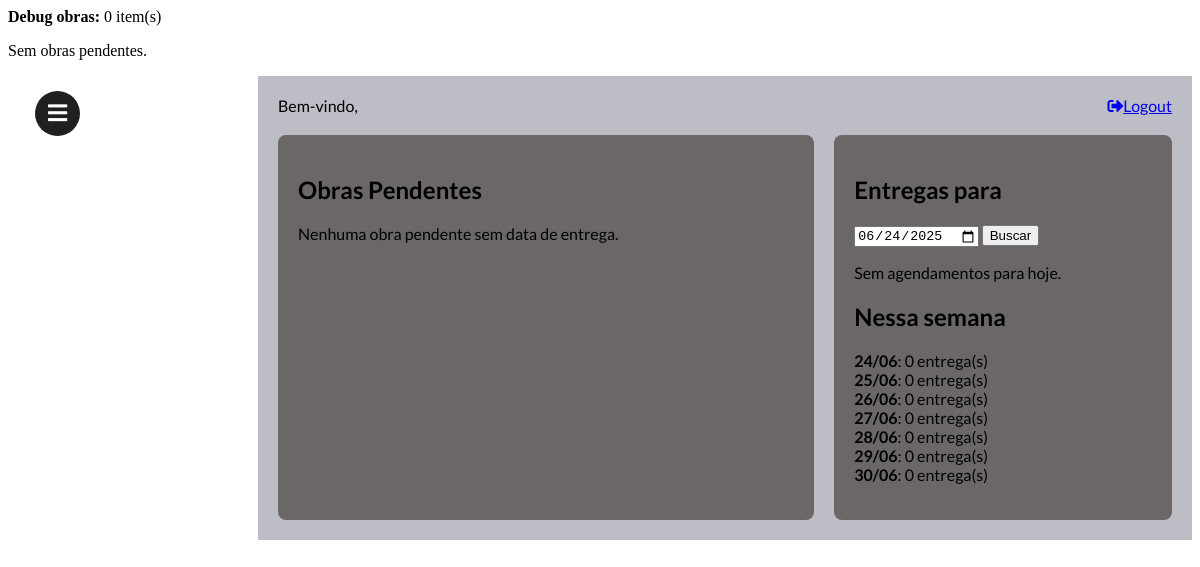
/pagina_inicial/ (signed in), run on an earlier commit of the app's database.
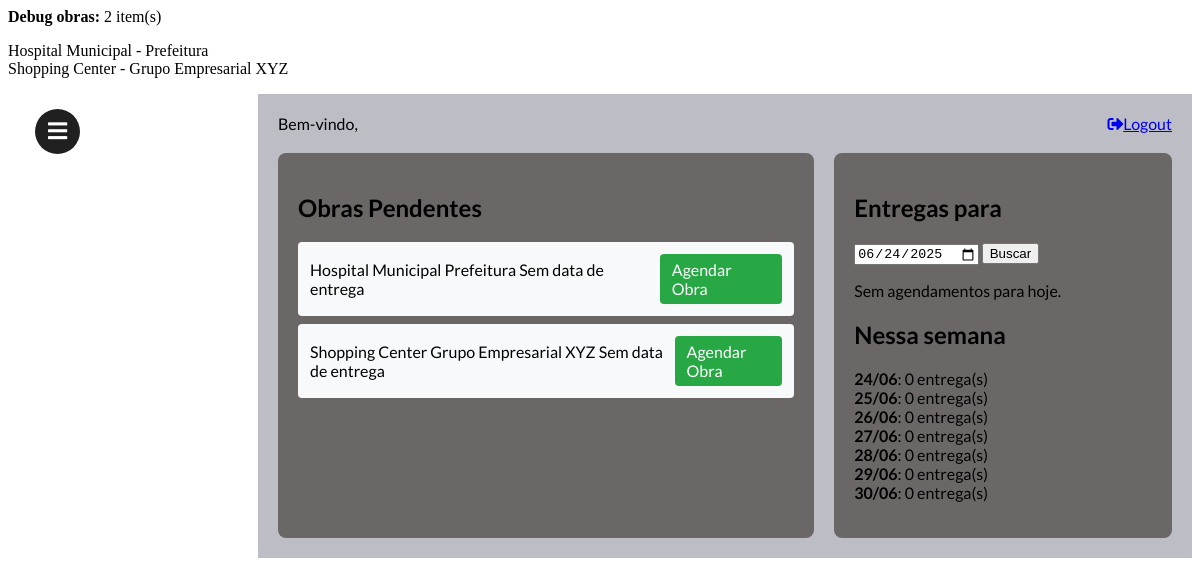
And on a later commit of the database.
### obra/models.py (models this page shows, shortened)
class obra(models.Model):
    nome = models.CharField('nome', max_length=50)
    numero = models.IntegerField('numero controle')
    endereco = models.TextField('endereço', max_length=200, null=True, blank=True)
    data_criacao = models.DateTimeField('Data de criação',auto_now_add=True)
    cliente = models.CharField('nome cliente', max_length=50)
    previsao_entrega = models.DateTimeField('Data prevista para entrega', null=True, blank=True)

### PaginaPrincipal/views.py (the view)
# urls.py: path('', views.index, name='pagina_inicial'),
@login_required
def index(request):
    hoje = date.today()
    agendamentos_hoje = Agendamento.objects.filter(data=hoje)
    obras_sem_previsao = obra.objects.filter(previsao_entrega__isnull=True)
    semana = [hoje + timedelta(days=i) for i in range(7)]
    agenda_semana = {
        dia: Agendamento.objects.filter(data=dia)
        for dia in semana
    }
    return render(request, 'PaginaPrincipal/paginaprincipal.html', {
        'obras_sem_previsao': obras_sem_previsao,
        'agendamentos_hoje': agendamentos_hoje,
        'agenda_semana': agenda_semana,
        'data_hoje': hoje,
    })

### templates/PaginaPrincipal/paginaprincipal.html (shortened to what this page needs)
{% load static %}
<p><strong>Debug obras:</strong> {{ obras_sem_previsao|length }} item(s)</p>
<ul>
  {% for obra in obras_sem_previsao %}
    <li>{{ obra.nome }} - {{ obra.cliente }}</li>
  {% empty %}
    <li>Sem obras pendentes.</li>
  {% endfor %}
</ul>
<link href="https://use.fontawesome.com/releases/v5.6.1/css/all.css" rel="stylesheet">
<label for="check">
  <i class="fas fa-bars" id="btn"></i>
</label>
      {% load static %}
  <link rel="stylesheet" href="{% static 'TelaPrincipal/telaprincipal.css' %}">
<div class="main-container">
  <div class="top-bar">
    <span class="welcome">Bem-vindo, {{ user.first_name }}</span>
    <a href="{% url 'logout' %}" class="logout-link">
      <i class="fas fa-sign-out-alt"></i>Logout</a>
  </div>
  <div class="pagina_inicial-content">
<div class="left-panel">
  <h2>Obras Pendentes</h2>
  <ul class="obra-list">
    {% for obra in obras_sem_previsao %}
      <li class="obra-item">
        <div class="obra-info">
          <span class="obra-nome">{{ obra.nome }}</span>
          <span class="obra-cliente">{{ obra.cliente }}</span>
          <span class="badge badge-warning">Sem data de entrega</span>
        </div>
        <a href="{% url 'agenda:agenda_adicionar' obra.id %}" class="btn-agendar">Agendar Obra</a>
      </li>
    {% empty %}
      <li class="nenhuma-obra">Nenhuma obra pendente sem data de entrega.</li>
    {% endfor %}
  </ul>
</div>
    <div class="right-panel">
      <div class="agendamentos-hoje">
        <h2>Entregas para</h2>
        <form method="get" class="data-form">
          <input type="date" name="data" value="{{ data_hoje|date:'Y-m-d' }}">
          <button type="submit">Buscar</button>
        </form>
        <ul class="lista-agendamentos">
          {% for agendamento in agendamentos_hoje %}
            <li>
              {{ agendamento.obra }} - {{ agendamento.montador }}
              <span class="cor" ></span>
            </li>
          {% empty %}
            <li>Sem agendamentos para hoje.</li>
          {% endfor %}
        </ul>
      </div>
      <div class="agenda-semana">
        <h2>Nessa semana</h2>
        <ul>
          {% for dia, entregas in agenda_semana.items %}
            <li><strong>{{ dia|date:"d/m" }}</strong>: {{ entregas|length }} entrega(s)</li>
          {% endfor %}
        </ul>
      </div>
    </div>
  </div>
</div>

### static/TelaPrincipal/telaprincipal.css (style rules this page uses)
label #btn,label #cancel { position: fixed; z-index: 999; left: 5px; cursor: pointer; color: #ffffff; border-radius: 50px; margin: 15px 30px; margin-left: 30px; font-size: 22px; background-color: #202020; height: 45px; width: 45px; text-align: center; line-height: 44px; transition: all .5s ease; }
.main-container { margin-left: 250px; padding: 20px; font-family: 'Lato', sans-serif; background-color: #bdbdc5; }
.top-bar { display: flex; justify-content: space-between; margin-bottom: 20px; }
.pagina_inicial-content { display: flex; gap: 20px; }
.left-panel, .right-panel { background: #6b6767; padding: 20px; border-radius: 8px; }
.left-panel { width: 100%; max-width: 800px; margin: 0 auto; }
.right-panel { width: 60%; }
ul { list-style: none; padding: 0; }
.obra-item { display: flex; justify-content: space-between; align-items: center; padding: 12px; margin-bottom: 8px; background: #f8f9fa; border-radius: 4px; }
.btn-agendar { background: #28a745; color: white; padding: 6px 12px; border-radius: 4px; text-decoration: none; }

What changed in the data, as far as the page shows it:
added obra: nome "Hospital Municipal", cliente "Prefeitura"
added obra: nome "Shopping Center", cliente "Grupo Empresarial XYZ"
Also different on the page:
{{ obras_sem_previsao|length }}: "0" → "2"
text no longer shown: "Sem obras pendentes. Nenhuma obra pendente sem data de entrega."
